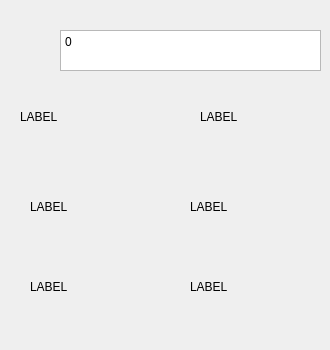
      <widget class="QWidget" name="page_14">
       <widget class="QPlainTextEdit" name="plainTextEdit_15">
        <property name="geometry">
         <rect>
          <x>60</x>
          <y>30</y>
          <width>261</width>
          <height>41</height>
         </rect>
        </property>
        <property name="verticalScrollBarPolicy">
         <enum>Qt::ScrollBarAlwaysOff</enum>
        </property>
        <property name="horizontalScrollBarPolicy">
         <enum>Qt::ScrollBarAlwaysOff</enum>
        </property>
        <property name="plainText">
         <string>0
</string>
        </property>
       </widget>
       <widget class="QLabel" name="label_92">
        <property name="geometry">
         <rect>
          <x>20</x>
          <y>110</y>
          <width>121</width>
          <height>61</height>
         </rect>
        </property>
        <property name="lineWidth">
         <number>0</number>
        </property>
        <property name="text">
         <string>LABEL</string>
        </property>
        <property name="alignment">
         <set>Qt::AlignLeading|Qt::AlignLeft|Qt::AlignTop</set>
        </property>
        <property name="margin">
         <number>2</number>
        </property>
        <property name="indent">
         <number>-1</number>
        </property>
       </widget>
       <widget class="QLabel" name="label_93">
        <property name="geometry">
         <rect>
          <x>200</x>
          <y>110</y>
          <width>121</width>
          <height>61</height>
         </rect>
        </property>
        <property name="lineWidth">
         <number>0</number>
        </property>
        <property name="text">
         <string>LABEL</string>
        </property>
        <property name="alignment">
         <set>Qt::AlignLeading|Qt::AlignLeft|Qt::AlignTop</set>
        </property>
        <property name="margin">
         <number>2</number>
        </property>
        <property name="indent">
         <number>-1</number>
        </property>
       </widget>
       <widget class="QLabel" name="label_94">
        <property name="geometry">
         <rect>
          <x>30</x>
          <y>200</y>
          <width>121</width>
          <height>61</height>
         </rect>
        </property>
        <property name="lineWidth">
         <number>0</number>
        </property>
        <property name="text">
         <string>LABEL</string>
        </property>
        <property name="alignment">
         <set>Qt::AlignLeading|Qt::AlignLeft|Qt::AlignTop</set>
        </property>
        <property name="margin">
         <number>2</number>
        </property>
        <property name="indent">
         <number>-1</number>
        </property>
       </widget>
       <widget class="QLabel" name="label_95">
        <property name="geometry">
         <rect>
          <x>190</x>
          <y>200</y>
          <width>121</width>
          <height>61</height>
         </rect>
        </property>
        <property name="lineWidth">
         <number>0</number>
        </property>
        <property name="text">
         <string>LABEL</string>
        </property>
        <property name="alignment">
         <set>Qt::AlignLeading|Qt::AlignLeft|Qt::AlignTop</set>
        </property>
        <property name="margin">
         <number>2</number>
        </property>
        <property name="indent">
         <number>-1</number>
        </property>
       </widget>
       <widget class="QLabel" name="label_96">
        <property name="geometry">
         <rect>
          <x>30</x>
          <y>280</y>
          <width>121</width>
          <height>61</height>
         </rect>
        </property>
        <property name="lineWidth">
         <number>0</number>
        </property>
        <property name="text">
         <string>LABEL</string>
        </property>
        <property name="alignment">
         <set>Qt::AlignLeading|Qt::AlignLeft|Qt::AlignTop</set>
        </property>
        <property name="margin">
         <number>2</number>
        </property>
        <property name="indent">
         <number>-1</number>
        </property>
       </widget>
       <widget class="QLabel" name="label_97">
        <property name="geometry">
         <rect>
          <x>190</x>
          <y>280</y>
          <width>121</width>
          <height>61</height>
         </rect>
        </property>
        <property name="lineWidth">
         <number>0</number>
        </property>
        <property name="text">
         <string>LABEL</string>
        </property>
        <property name="alignment">
         <set>Qt::AlignLeading|Qt::AlignLeft|Qt::AlignTop</set>
        </property>
        <property name="margin">
         <number>2</number>
        </property>
        <property name="indent">
         <number>-1</number>
        </property>
       </widget>
      </widget>
